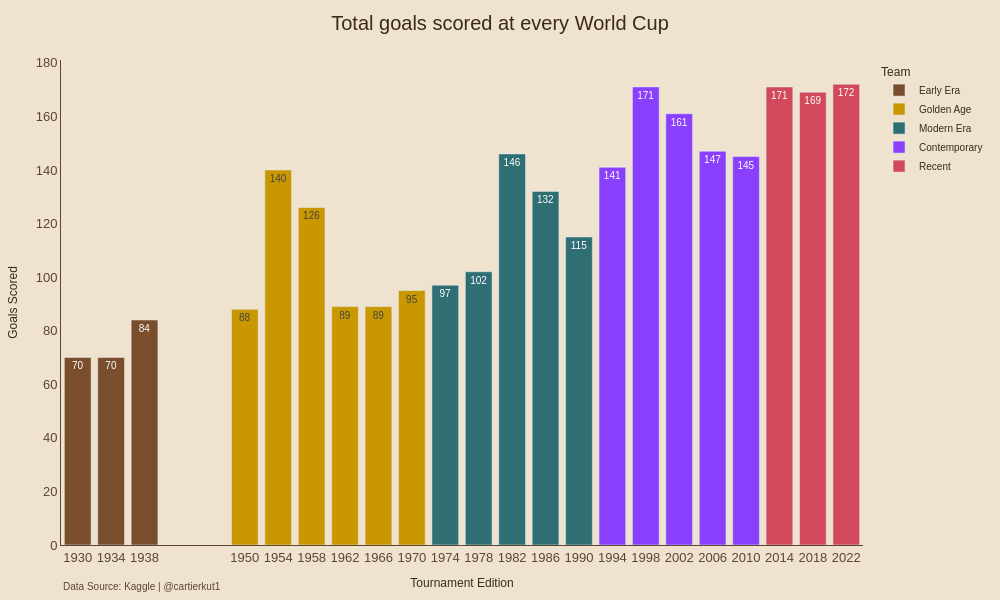

Notebook code for this chart:
### Code cell
goals_by_tournament = (
    gls.groupby("edition", as_index=False)
    .agg(total_goals=("gf", "sum"))
)
tick_vals = sorted(goals_by_tournament["edition"].unique())


goals_by_tournament["edition"] = goals_by_tournament["edition"].astype(int)

era_bins = [1929, 1950, 1970, 1990, 2010, 2026]
era_labels = [
    "Early Era",
    "Golden Age",
    "Modern Era",
    "Contemporary",
    "Recent",
]

goals_by_tournament["era"] = pd.cut(
    goals_by_tournament["edition"],
    bins=era_bins,
    labels=era_labels,
)

era_colors = {
    "Early Era": "#7A4E2D",
    "Golden Age": "#C99700",
    "Modern Era": "#2F6F73",
    "Contemporary": "#8A3FFC",
    "Recent": "#D1495B",
}

goals_by_tournament["era"] = goals_by_tournament["edition"].map(edition_to_era)

display(goals_by_tournament)
fig = px.bar(
    goals_by_tournament,
    x="edition",
    y="total_goals",
    color="era",
    color_discrete_map=era_colors,
    text='total_goals'
)


fig.update_layout(
    height=600,
    width=1000,
     title=dict(
            font=dict(size=20, color="#3A2A1A"),
            text= f"Total goals scored at every World Cup",
            x=0.5
        ),
    legend = dict(
        title="Team"
        ),
    font=dict(
        family="Gill Sans, Arial, sans-serif",
        color="#3A2A1A",
        size=10,
    ),
    margin=dict(l=40, r=40, t=60, b=40),
    paper_bgcolor="#EFE3CF",
    plot_bgcolor="#EFE3CF",
    xaxis=dict(
        title="Tournament Edition",
        showgrid=False,
        gridcolor='rgba(0,255,65,0.15)',
        zeroline=False,
        linecolor='#5A4632',
        tickfont=dict(size=13, color="#5A4632"),
        tickmode="array",
        tickvals=tick_vals,
        ticktext=[str(x) for x in tick_vals],
    ),

    yaxis=dict(
        title="Goals Scored",
        showgrid=False,
        gridcolor='rgba(0,255,65,0.15)',
        zeroline=False,
        linecolor='#5A4632',
        tickfont=dict(size=13, color="#5A4632"),
    )
        
)

fig.update_traces(
    textposition='inside'
)
#add caption at the bottom of the chart
fig.add_annotation(
        text="Data Source: Kaggle | @cartierkut1",
        xref="paper", yref="paper",
        x=0, y=-0.1,
        showarrow=False,
        font=dict(size=10, color="#5A4632"),
)


fig.show(scale=3)

### Figure 1 — Plotly figure (JSON) as saved in the notebook; plotly's stock layout.template omitted (floating-point values rounded to 4 significant figures)
{"data": [{"hovertemplate": "era=Early Era<br>edition=%{x}<br>total_goals=%{text}<extra></extra>", "legendgroup": "Early Era", "marker": {"color": "#7A4E2D", "pattern": {"shape": ""}}, "name": "Early Era", "orientation": "v", "showlegend": true, "text": [70.0, 70.0, 84.0], "textposition": "inside", "type": "bar", "x": [1930, 1934, 1938], "xaxis": "x", "y": [70, 70, 84], "yaxis": "y"}, {"hovertemplate": "era=Golden Age<br>edition=%{x}<br>total_goals=%{text}<extra></extra>", "legendgroup": "Golden Age", "marker": {"color": "#C99700", "pattern": {"shape": ""}}, "name": "Golden Age", "orientation": "v", "showlegend": true, "text": [88.0, 140.0, 126.0, 89.0, 89.0, 95.0], "textposition": "inside", "type": "bar", "x": [1950, 1954, 1958, 1962, 1966, 1970], "xaxis": "x", "y": [88, 140, 126, 89, 89, 95], "yaxis": "y"}, {"hovertemplate": "era=Modern Era<br>edition=%{x}<br>total_goals=%{text}<extra></extra>", "legendgroup": "Modern Era", "marker": {"color": "#2F6F73", "pattern": {"shape": ""}}, "name": "Modern Era", "orientation": "v", "showlegend": true, "text": [97.0, 102.0, 146.0, 132.0, 115.0], "textposition": "inside", "type": "bar", "x": [1974, 1978, 1982, 1986, 1990], "xaxis": "x", "y": [97, 102, 146, 132, 115], "yaxis": "y"}, {"hovertemplate": "era=Contemporary<br>edition=%{x}<br>total_goals=%{text}<extra></extra>", "legendgroup": "Contemporary", "marker": {"color": "#8A3FFC", "pattern": {"shape": ""}}, "name": "Contemporary", "orientation": "v", "showlegend": true, "text": [141.0, 171.0, 161.0, 147.0, 145.0], "textposition": "inside", "type": "bar", "x": [1994, 1998, 2002, 2006, 2010], "xaxis": "x", "y": [141, 171, 161, 147, 145], "yaxis": "y"}, {"hovertemplate": "era=Recent<br>edition=%{x}<br>total_goals=%{text}<extra></extra>", "legendgroup": "Recent", "marker": {"color": "#D1495B", "pattern": {"shape": ""}}, "name": "Recent", "orientation": "v", "showlegend": true, "text": [171.0, 169.0, 172.0], "textposition": "inside", "type": "bar", "x": [2014, 2018, 2022], "xaxis": "x", "y": [171, 169, 172], "yaxis": "y"}], "layout": {"annotations": [{"font": {"color": "#5A4632", "size": 10}, "showarrow": false, "text": "Data Source: Kaggle | @cartierkut1", "x": 0, "xref": "paper", "y": -0.1, "yref": "paper"}], "barmode": "relative", "font": {"color": "#3A2A1A", "family": "Gill Sans, Arial, sans-serif", "size": 10}, "height": 600, "legend": {"title": {"text": "Team"}, "tracegroupgap": 0}, "margin": {"b": 40, "l": 40, "r": 40, "t": 60}, "paper_bgcolor": "#EFE3CF", "plot_bgcolor": "#EFE3CF", "title": {"font": {"color": "#3A2A1A", "size": 20}, "text": "Total goals scored at every World Cup", "x": 0.5}, "width": 1000, "xaxis": {"anchor": "y", "domain": [0, 1], "gridcolor": "rgba(0,255,65,0.15)", "linecolor": "#5A4632", "showgrid": false, "tickfont": {"color": "#5A4632", "size": 13}, "tickmode": "array", "ticktext": ["1930", "1934", "1938", "1950", "1954", "1958", "1962", "1966", "1970", "1974", "1978", "1982", "1986", "1990", "1994", "1998", "2002", "2006", "2010", "2014", "2018", "2022"], "tickvals": [1930, 1934, 1938, 1950, 1954, 1958, 1962, 1966, 1970, 1974, 1978, 1982, 1986, 1990, 1994, 1998, 2002, 2006, 2010, 2014, 2018, 2022], "title": {"text": "Tournament Edition"}, "zeroline": false}, "yaxis": {"anchor": "x", "domain": [0, 1], "gridcolor": "rgba(0,255,65,0.15)", "linecolor": "#5A4632", "showgrid": false, "tickfont": {"color": "#5A4632", "size": 13}, "title": {"text": "Goals Scored"}, "zeroline": false}}}
